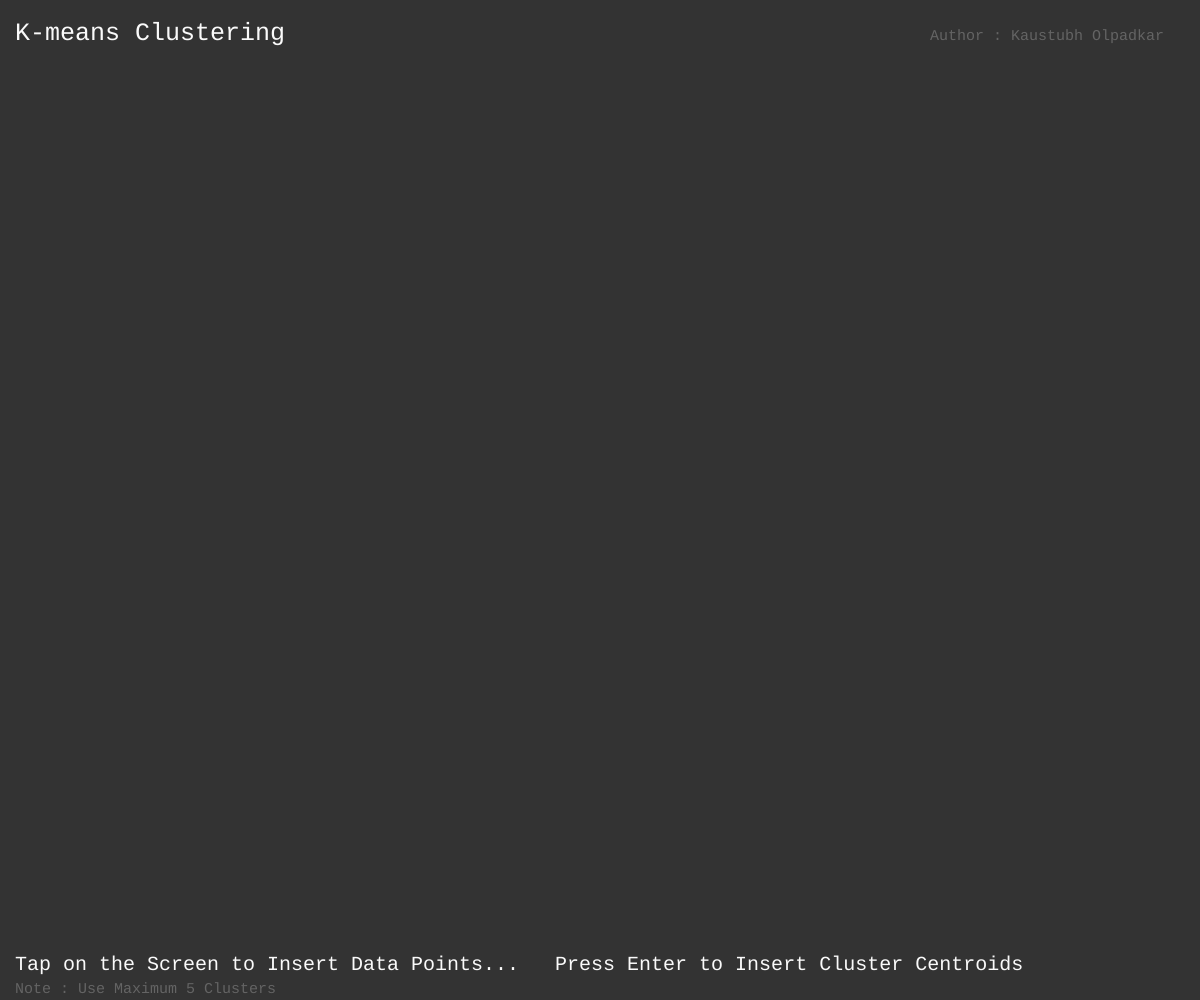
Frame 1 (no input)
Frame 60 (no input): identical to frame 1, image omitted
Frame 120 (the mouse pressed at the canvas centre since frame 60): identical to frame 1, image omitted

The p5.js sketch that drew this single still picture (run headless with seeded random() and noise() and a simulated clock; from frame 60 on, the mouse is pressed at the canvas centre):

// p5.js sketch
// ── sketch.js
var data = [];
var mean = [];

var c = [];

var isdata, ismean, islearning, step;

var colors = ["blue", "red", "yellow", "green", "pink", "white"];
var colorc = 0;

var instruction = "Tap on the Screen to Insert Data Points...   Press Enter to Insert Cluster Centroids";

function setup () {
  isdata = true;
  ismean = false;
  islearning = false;
  step = false;

  createCanvas(windowWidth, windowHeight);
}

function draw () {

  background(51);

  fill(250);
  textFont('monospace');
  textSize(25);
  text("K-means Clustering", 15, 40);
  textSize(20);
  text(instruction, 15, windowHeight - 30);
  fill(100);
  textSize(15);
  text("Note : Use Maximum 5 Clusters", 15, windowHeight - 7);
  text("Author : Kaustubh Olpadkar", windowWidth - 270, 40);

  noFill();

  noStroke();
  for (var i = 0; i < data.length; i++) {
    noStroke();
    fill(color(colors[c[i]]));
    ellipse(data[i][0], data[i][1], 10, 10);
  }
  for (var i = 0; i < mean.length; i++) {
    noStroke();
    fill(color(colors[i]));
    ellipse(mean[i][0], mean[i][1], 20, 20);
  }
  noFill();
}

function mouseClicked () {
  if (isdata) {
    data.push([mouseX, mouseY]);
    c.push(5);
  } else if (ismean) {
    mean.push([mouseX, mouseY]);
    colorc++;
  }
}

function keyPressed () {
  if (keyCode === ENTER) {
    if (isdata == true && ismean == false) {
      isdata = false;
      ismean = true;
      instruction = "Tap on the Screen to Insert Cluster Centroids...   Press Enter to Start Clustering";
    } else if (isdata == false && ismean == true) {
      ismean = false;
      islearning = true;
      instruction = "Press Enter to Assign the Clusters to Data Points...";
    } else if (isdata == false && ismean == false && islearning == true) {
      if (step) {
        for (var i = 0; i < mean.length; i++) {
          mean[i] = average(i);
        }
        instruction = "Press Enter to Assign the Clusters to Data Points...";
      } else {
        for (var i = 0; i < data.length; i++) {
          c[i] = closestCentroid(i);
        }
        instruction = "Press Enter to Update the Cluster Centroids...";
      }
      step = !step;
    }
  }
}

function average (n) {

  var sumX = 0, sumY = 0, count = 0;
  var avgX, avgY;

  for (var i = 0; i < data.length; i++) {
    if (c[i] == n) {
      sumX += data[i][0];
      sumY += data[i][1];
      count++;
    }
  }

  avgX = Math.trunc(sumX / count);
  avgY = Math.trunc(sumY / count);

  return [avgX, avgY];
}

function closestCentroid (n) {

  var minIndex = 0;
  var minDistance = distanceSquare(data[n][0], data[n][1], mean[minIndex][0], mean[minIndex][1]);

  for (var i = 1; i < mean.length; i++) {
    var dis = distanceSquare(data[n][0], data[n][1], mean[i][0], mean[i][1]);

    if (dis < minDistance) {
      minDistance = dis;
      minIndex = i;
    }
  }

  return minIndex;
}

function distanceSquare (x1, y1, x2, y2) {
  return (x1 - x2) * (x1 - x2) + (y1 - y2) * (y1 - y2);
}
